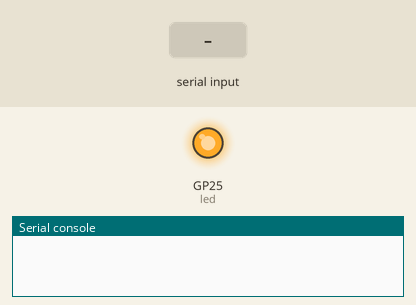
The program below on a simulated Raspberry Pi Pico running MicroPython. On the bench: output pins drawn as LEDs (lit = HIGH), the last lines printed to the serial console. The inputs (shaded band) are chosen by the test bench.

Above: at 2.2 s.
2.3 s: "0" typed at the serial console, then Enter
At 3.5 s:
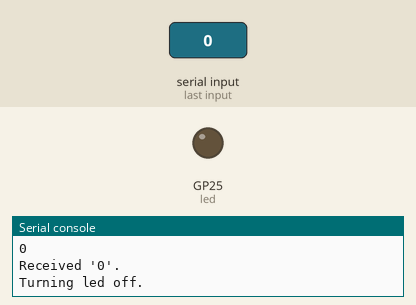
3.8 s: "1" typed at the serial console, then Enter
At 4.7 s:
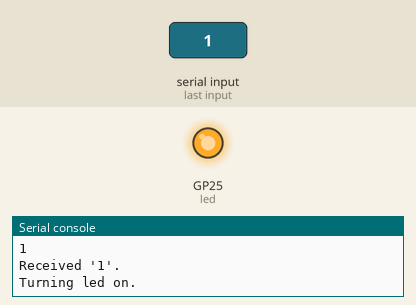
Timing chart, 0 to 6.8 s (numbered marks = the images above; inputs shaded):
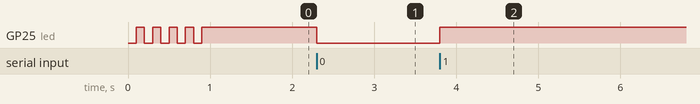

The program:

main.py
```python
#!/usr/bin/env python
# -*- coding: utf-8 -*-

"""
Oriëntatie op TI

Voorbeeld voor communicatie met Raspberry Pi Pico. Flash dit bestand
eerst naar de Raspberry Pi Pico. Start dan in de folder serial/PC-serial `main.py` op je laptop/PC.

(c) 2022 Hogeschool Utrecht,
Hagen Patzke (hagen.patzke@hu.nl) en
Tijmen Muller (tijmen.muller@hu.nl)
"""

from machine import Pin
import time
import machine


# Use on-board led
led = Pin(25, Pin.OUT)

# Blink led to confirm succesful flashing
for _ in range(5):
    led(0)
    time.sleep(.1)
    led(1)
    time.sleep(.1)

# Wait for data from the connection
while True:
    data = input()

    print("Received '" + data + "'.")
    if data == '0':
        print("Turning led off.")
        led(0)
    elif data == '1':
        print("Turning led on.")
        led(1)
    elif data == '2':
        adc = machine.ADC(4)
        ADC_voltage = adc.read_u16() * (3.3 / 65535)
        temperature_celcius = 27 - (ADC_voltage - 0.706) / 0.001721
        print(float("%.2f"%temperature_celcius))
        # T = 27 - (V – 0.706 / 0.001721)

    else:
        print("Unknown command.")
```

Measured:
- after the input at 2.3 s, GP25 (led): HIGH → LOW at once
- after the input at 3.8 s, GP25 (led): LOW → HIGH at once
